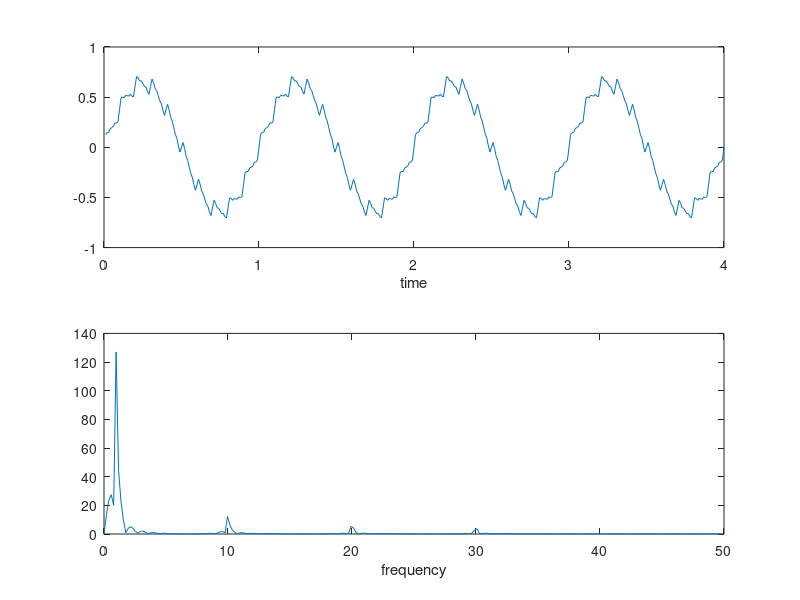

Here is the MATLAB script that generated this plot:
clear all
clc
Fs=100;
t=(1:400)/Fs;
f1=1;
s1=(2/pi)*sin(2*pi*f1*t);
f2=10;
s2=(2/10/pi)*sin(2*pi*f2*t);
f3=20;
s3=(2/20/pi)*sin(2*pi*f3*t);
f4=30;
s4=(2/30/pi)*sin(2*pi*f4*t);
s=s1+s2+s3+s4;
subplot(2,1,1)
plot(t,s)
xlabel('time')
S=fft(s,512);
w=(0:255)/256*(Fs/2);
subplot(2,1,2)
plot(w,abs(S(1:256)))
xlabel('frequency')
